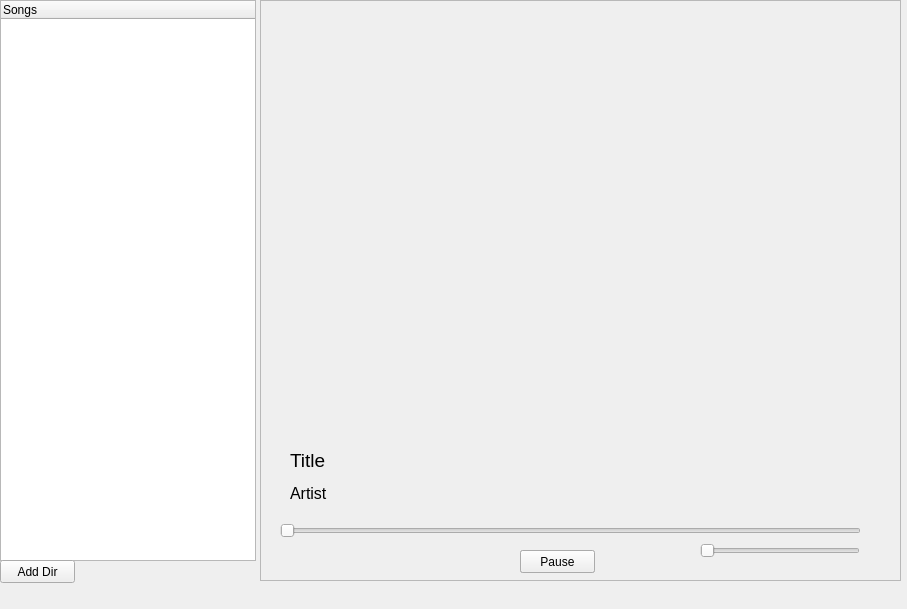
<?xml version="1.0" encoding="UTF-8"?>
<ui version="4.0">
 <class>MainWindow</class>
 <widget class="QMainWindow" name="MainWindow">
  <property name="windowModality">
   <enum>Qt::NonModal</enum>
  </property>
  <property name="geometry">
   <rect>
    <x>0</x>
    <y>0</y>
    <width>907</width>
    <height>609</height>
   </rect>
  </property>
  <property name="sizePolicy">
   <sizepolicy hsizetype="Expanding" vsizetype="Expanding">
    <horstretch>4</horstretch>
    <verstretch>0</verstretch>
   </sizepolicy>
  </property>
  <property name="sizeIncrement">
   <size>
    <width>15</width>
    <height>15</height>
   </size>
  </property>
  <property name="windowTitle">
   <string>Secret Player</string>
  </property>
  <widget class="QWidget" name="centralwidget">
   <widget class="QTreeWidget" name="treeWidget">
    <property name="geometry">
     <rect>
      <x>0</x>
      <y>0</y>
      <width>256</width>
      <height>561</height>
     </rect>
    </property>
    <property name="sizePolicy">
     <sizepolicy hsizetype="Expanding" vsizetype="Expanding">
      <horstretch>4</horstretch>
      <verstretch>0</verstretch>
     </sizepolicy>
    </property>
    <column>
     <property name="text">
      <string>Songs</string>
     </property>
    </column>
   </widget>
   <widget class="QFrame" name="frame">
    <property name="geometry">
     <rect>
      <x>260</x>
      <y>0</y>
      <width>641</width>
      <height>581</height>
     </rect>
    </property>
    <property name="sizePolicy">
     <sizepolicy hsizetype="Expanding" vsizetype="Preferred">
      <horstretch>0</horstretch>
      <verstretch>0</verstretch>
     </sizepolicy>
    </property>
    <property name="frameShape">
     <enum>QFrame::StyledPanel</enum>
    </property>
    <property name="frameShadow">
     <enum>QFrame::Raised</enum>
    </property>
    <widget class="QPushButton" name="play_bt">
     <property name="geometry">
      <rect>
       <x>260</x>
       <y>550</y>
       <width>75</width>
       <height>23</height>
      </rect>
     </property>
     <property name="sizePolicy">
      <sizepolicy hsizetype="Expanding" vsizetype="Fixed">
       <horstretch>0</horstretch>
       <verstretch>0</verstretch>
      </sizepolicy>
     </property>
     <property name="text">
      <string>Play</string>
     </property>
    </widget>
    <widget class="QPushButton" name="pause_bt">
     <property name="geometry">
      <rect>
       <x>260</x>
       <y>550</y>
       <width>75</width>
       <height>23</height>
      </rect>
     </property>
     <property name="sizePolicy">
      <sizepolicy hsizetype="Expanding" vsizetype="Fixed">
       <horstretch>0</horstretch>
       <verstretch>0</verstretch>
      </sizepolicy>
     </property>
     <property name="text">
      <string>Pause</string>
     </property>
    </widget>
    <widget class="QSlider" name="music_prog">
     <property name="geometry">
      <rect>
       <x>20</x>
       <y>520</y>
       <width>581</width>
       <height>22</height>
      </rect>
     </property>
     <property name="sizePolicy">
      <sizepolicy hsizetype="Expanding" vsizetype="Fixed">
       <horstretch>0</horstretch>
       <verstretch>0</verstretch>
      </sizepolicy>
     </property>
     <property name="orientation">
      <enum>Qt::Horizontal</enum>
     </property>
    </widget>
    <widget class="QLabel" name="song_title">
     <property name="geometry">
      <rect>
       <x>30</x>
       <y>445</y>
       <width>581</width>
       <height>30</height>
      </rect>
     </property>
     <property name="sizePolicy">
      <sizepolicy hsizetype="Expanding" vsizetype="Preferred">
       <horstretch>0</horstretch>
       <verstretch>0</verstretch>
      </sizepolicy>
     </property>
     <property name="font">
      <font>
       <pointsize>14</pointsize>
       <weight>50</weight>
       <bold>false</bold>
      </font>
     </property>
     <property name="text">
      <string>Title</string>
     </property>
    </widget>
    <widget class="QLabel" name="song_artist">
     <property name="geometry">
      <rect>
       <x>30</x>
       <y>483</y>
       <width>190</width>
       <height>20</height>
      </rect>
     </property>
     <property name="sizePolicy">
      <sizepolicy hsizetype="Expanding" vsizetype="Preferred">
       <horstretch>0</horstretch>
       <verstretch>0</verstretch>
      </sizepolicy>
     </property>
     <property name="font">
      <font>
       <pointsize>12</pointsize>
      </font>
     </property>
     <property name="text">
      <string>Artist</string>
     </property>
    </widget>
    <widget class="QSlider" name="volume_bar">
     <property name="geometry">
      <rect>
       <x>440</x>
       <y>540</y>
       <width>160</width>
       <height>22</height>
      </rect>
     </property>
     <property name="maximum">
      <number>100</number>
     </property>
     <property name="orientation">
      <enum>Qt::Horizontal</enum>
     </property>
    </widget>
   </widget>
   <widget class="QPushButton" name="add_bt">
    <property name="enabled">
     <bool>true</bool>
    </property>
    <property name="geometry">
     <rect>
      <x>0</x>
      <y>560</y>
      <width>75</width>
      <height>23</height>
     </rect>
    </property>
    <property name="sizePolicy">
     <sizepolicy hsizetype="Expanding" vsizetype="Fixed">
      <horstretch>0</horstretch>
      <verstretch>0</verstretch>
     </sizepolicy>
    </property>
    <property name="text">
     <string>Add Dir</string>
    </property>
   </widget>
  </widget>
  <widget class="QMenuBar" name="menubar">
   <property name="geometry">
    <rect>
     <x>0</x>
     <y>0</y>
     <width>907</width>
     <height>21</height>
    </rect>
   </property>
  </widget>
 </widget>
 <resources/>
 <connections/>
</ui>
